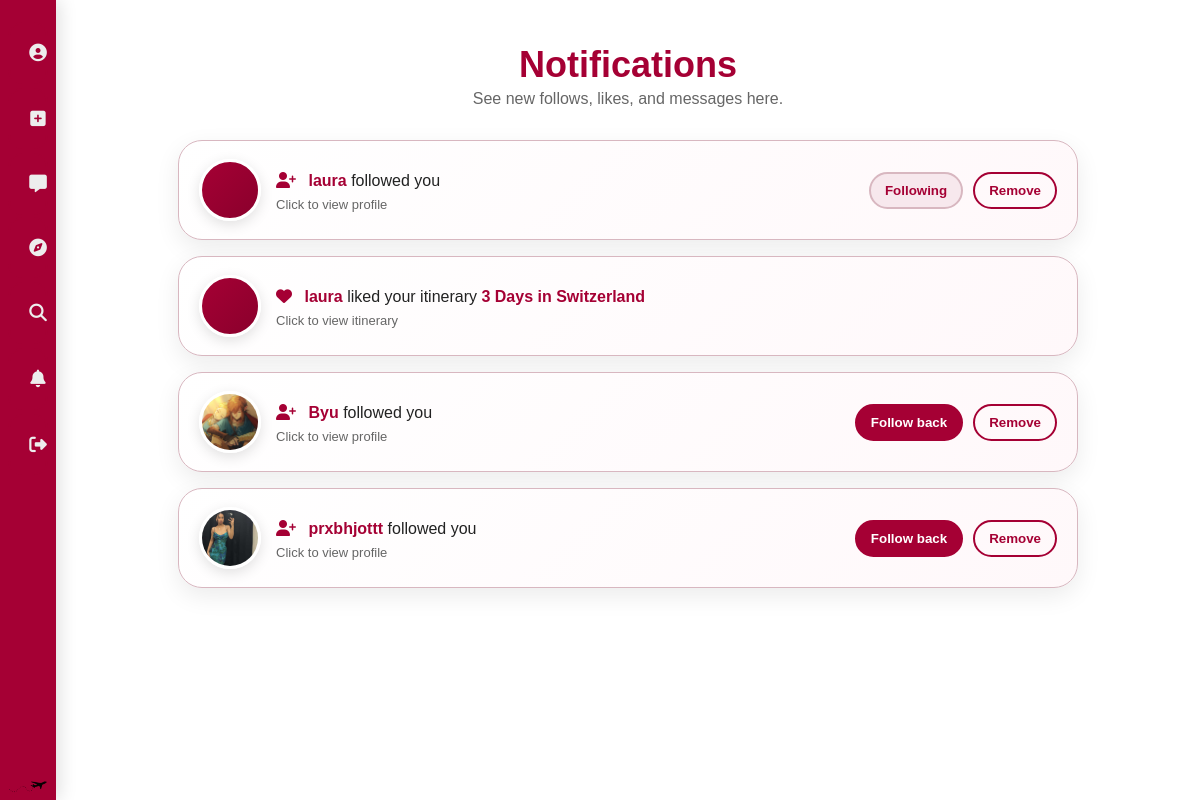
The page /notifications (signed in) on the database its author committed.
### app.py (models this page shows, shortened)
class User(db.Model):
    id = db.Column(db.Integer, primary_key=True)
    email = db.Column(db.String(120), unique=True, nullable=False)
    phone = db.Column(db.String(20), nullable=False)
    password_hash = db.Column(db.String(255), nullable=False)
    username = db.Column(db.String(50), unique=True, nullable=True)
    bio = db.Column(db.Text, nullable=True)
    avatar_url = db.Column(db.String(255), nullable=True)
    interest_1 = db.Column(db.String(25), nullable=True)
    interest_2 = db.Column(db.String(25), nullable=True)
    interest_3 = db.Column(db.String(25), nullable=True)
    interest_4 = db.Column(db.String(25), nullable=True)
    interest_5 = db.Column(db.String(25), nullable=True)

class Itinerary(db.Model):
    id = db.Column(db.Integer, primary_key=True)
    title = db.Column(db.String(120), nullable=False)
    user_id = db.Column(db.Integer, db.ForeignKey('user.id'), nullable=False)
    user = db.relationship('User')
    destination = db.Column(db.String(120), nullable=False)
    travel_style = db.Column(db.String(50), nullable=True)
    budget = db.Column(db.Float, nullable=True)
    start_date = db.Column(db.Date, nullable=False)
    end_date = db.Column(db.Date, nullable=False)
    created_at = db.Column(db.DateTime, server_default=db.func.now())
    days = db.relationship(
        'ItineraryDay',
        backref='itinerary',
        cascade='all, delete-orphan',
        lazy=True
    )

### app.py (the view, shortened to what this page needs)
@app.route('/notifications')
def notifications():
    current_user_id = session.get("user_id")
    if not current_user_id:
        return redirect(url_for('login_page'))
    notifications = []
    follower_records = Follow.query.filter_by(
        following_id=current_user_id
    ).order_by(Follow.created_at.desc()).all()
    for record in follower_records:
        follower = User.query.get(record.follower_id)
        if follower:
            is_following_back = Follow.query.filter_by(
                follower_id=current_user_id,
                following_id=follower.id
            ).first() is not None
            notifications.append({
                "type": "follow",
                "actor": follower,
                "created_at": record.created_at,
                "is_following_back": is_following_back
            })
    like_records = db.session.query(
        Like,
        Itinerary,
        User
    ).join(
        Itinerary,
        Like.itinerary_id == Itinerary.id
    ).join(
        User,
        Like.user_id == User.id
    ).filter(
        Itinerary.user_id == current_user_id,
        Like.user_id != current_user_id
    ).order_by(
        Like.created_at.desc()
    ).all()
    for like, itinerary, liker in like_records:
        notifications.append({
            "type": "like",
            "actor": liker,
            "itinerary": itinerary,
            "created_at": like.created_at
        })
    unread_messages = Message.query.filter_by(
        receiver_id=current_user_id,
        is_read=False
    ).order_by(
        Message.created_at.desc()
    ).all()
    seen_senders = set()
    notifications.sort(
        key=lambda notification: notification["created_at"],
        reverse=True
    )
    session["notifications_seen_at"] = datetime.utcnow().isoformat()
    return render_template(
        'notifications.html',
        notifications=notifications
    )

### app.py (called while the page is built)
def get_session_datetime(key):
    value = session.get(key)
    if not value:
        return datetime.min
    try:
        return datetime.fromisoformat(value)
    except ValueError:
        return datetime.min

### templates/notifications.html (shortened to what this page needs)
<!DOCTYPE html>
<html>
<head>
    <link rel="stylesheet" href="https://cdnjs.cloudflare.com/ajax/libs/font-awesome/6.5.0/css/all.min.css">
    <link rel="stylesheet" href="{{ url_for('static', filename='styles.css') }}">
</head>
<body>
{% include 'navbar.html' %}
<div class="page-wrapper">
    <div class="middle-column">
        <h1>Notifications</h1>
        <p class="notification-page-subtitle">
            See new follows, likes, and messages here.
        </p>
        <div class="notifications-container">
            {% if notifications %}
            {% for notification in notifications %}
            {% if notification.type == "follow" %}
            <div class="notification-card" onclick="goToProfile('{{ notification.actor.id }}')">
                <div class="notification-left">
                    {% if notification.actor.avatar_url %}
                    <img
                            src="{{ url_for('static', filename='uploads/' + notification.actor.avatar_url) }}"
                            class="notification-avatar"
                    >
                    {% else %}
                    <div class="notification-avatar-placeholder"></div>
                    {% endif %}
                    <div class="notification-text">
                        <p>
                            <i class="fa-solid fa-user-plus notification-type-icon"></i>
                            <strong>{{ notification.actor.username }}</strong>
                            followed you
                        </p>
                        <span class="notification-hint">Click to view profile</span>
                    </div>
                </div>
                <div class="notification-actions" onclick="event.stopPropagation()">
                    {% if notification.is_following_back %}
                    <button class="notification-btn following-btn" disabled>
                        Following
                    </button>
                    {% else %}
                    <button
                            class="notification-btn follow-back-btn"
                            onclick="followBack('{{ notification.actor.id }}', this)"
                    >
                        Follow back
                    </button>
                    {% endif %}
                    <button
                            class="notification-btn remove-btn"
                            onclick="removeFollower('{{ notification.actor.id }}', this)"
                    >
                        Remove
                    </button>
                </div>
            </div>
            {% elif notification.type == "like" %}
            <div class="notification-card" onclick="goToItinerary('{{ notification.itinerary.id }}')">
                <div class="notification-left">
                    {% if notification.actor.avatar_url %}
                    <img
                            src="{{ url_for('static', filename='uploads/' + notification.actor.avatar_url) }}"
                            class="notification-avatar"
                    >
                    {% else %}
                    <div class="notification-avatar-placeholder"></div>
                    {% endif %}
                    <div class="notification-text">
                        <p>
                            <i class="fa-solid fa-heart notification-type-icon"></i>
                            <strong>{{ notification.actor.username }}</strong>
                            liked your itinerary
                            <strong>{{ notification.itinerary.title }}</strong>
                        </p>
                        <span class="notification-hint">Click to view itinerary</span>
                    </div>
                </div>
            </div>
            {% endif %}
            {% endfor %}
            {% else %}
            <div class="empty-state">
                <i class="fa-solid fa-bell"></i>
                <p>No notifications yet</p>
            </div>
            {% endif %}
        </div>
    </div>
</div>
</body>
</html>

### rows shown on the page
User: actor.username "laura", actor.username "laura"
Itinerary: itinerary "3 Days in Switzerland"
User: avatar_url (picture), actor.username "Byu"
User: avatar_url (picture), actor.username "prxbhjottt"
